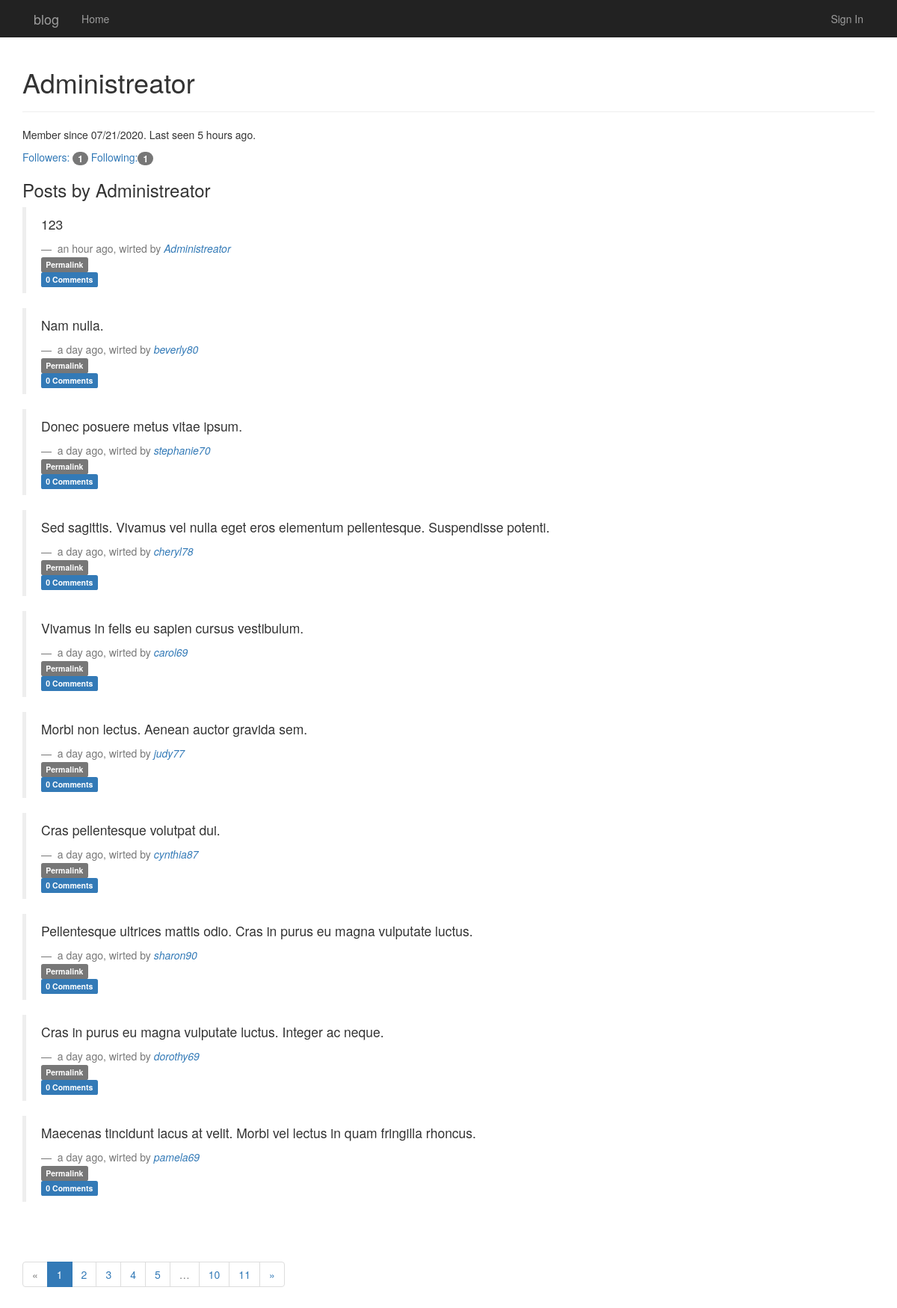
/user/Administreator, run on the app's committed database.
### app/models.py (models this page shows, shortened)
class User(UserMixin,db.Model):
    __tablename__='users'
    id = db.Column(db.Integer,primary_key=True)
    account = db.Column(db.String(64),unique=True)
    username = db.Column(db.String(64),unique=True,index=True)
    password_hash = db.Column(db.String(64))
    confirmed = db.Column(db.Boolean, default=True)
    role_id = db.Column(db.Integer,db.ForeignKey('roles.id'))
    posts = db.relationship('Post',backref='author',lazy='dynamic')
    followed = db.relationship('Follow',
                               foreign_keys=[Follow.follower_id],
                               backref=db.backref('follower',lazy='joined'),
                               lazy='dynamic',
                               cascade='all,delete-orphan')
    followers = db.relationship('Follow',
                               foreign_keys=[Follow.followed_id],
                               backref=db.backref('followed',lazy='joined'),
                               lazy='dynamic',
                               cascade='all,delete-orphan')
    comments = db.relationship('Comment', backref='author', lazy='dynamic')
    location = db.Column(db.String(64))
    about_me = db.Column(db.Text())
    member_since = db.Column(db.DateTime(),default=datetime.utcnow)
    last_seen = db.Column(db.DateTime(),default=datetime.utcnow)
    @property
    def password(self):
        raise AttributeError('password is not a readable attribute')

class Post(db.Model):
    __tablename__='post'
    id = db.Column(db.Integer,primary_key=True)
    body = db.Column(db.Text)
    timestamp = db.Column(db.DateTime,index=True,default=datetime.utcnow)
    author_id = db.Column(db.Integer,db.ForeignKey('users.id'))
    body_html = db.Column(db.Text)
    comments = db.relationship('Comment', backref='post', lazy='dynamic')

### app/main/views.py (the view)
@main.route('/user/<username>')
def user(username):
    user = User.query.filter_by(username=username).first()
    if user is None:
        abort(404)
    page = request.args.get('page', 1, type=int)
    pagination = Post.query.order_by(Post.timestamp.desc()).paginate(
        page, per_page=current_app.config['FLASKY_POSTS_PER_PAGE'],
        error_out=False)
    posts = pagination.items
    return render_template('user.html',user=user,posts=posts
                           ,pagination=pagination)

### app/main/__init__.py (called while the page is built)
@main.app_context_processor
def inject_permissions():
    return dict(Permission=Permission)

### app/templates/user.html (shortened to what this page needs)
{% extends 'base.html' %}
{% import "_macros.html" as macors %}
{% block page_content %}
    <div class="page-header">
        <h1>{{ user.username }}</h1>
    </div>
    <p>
        Member since {{ moment(user.member_since).format('L') }}.
        Last seen {{ moment(user.last_seen).fromNow(refresh=True) }}.
    </p>
    <a href="{{ url_for('.followers',username=user.username) }}">
        Followers: <span class="badge">{{ user.followers.count() }}</span>
    </a>
    <a href="{{ url_for('.followed_by',username=user.username) }}">
        Following:<span class="badge">{{ user.followed.count() }}</span>
    </a>
    <h3>Posts by {{ user.username }}</h3>
    {% include '_post.html' %}
    <div class="pagination">
    {{ macors.pagination_widget(pagination,'.index' )}}
    </div>
{% endblock %}

### app/templates/base.html (shortened to what this page needs)
{% extends "bootstrap/base.html" %}
{% block head %}
    {{ super() }}
{% endblock %}
{% block navbar %}
    <div class="navbaar navbar-inverse" role="navigation">
        <div class="container">
            <div class="navbar-header">
                <a class="navbar-brand" href="/"> blog</a>
            </div>
            <div class="navbar-collapse collapse">
                <ul class="nav navbar-nav">
                    <li><a href="/">Home</a> </li>
                </ul>
                <ul class="nav navbar-nav navbar-right">
                    {% if current_user.is_authenticated %}
                        {% if current_user.is_active %}
                            {% if current_user.can(Permission.MODERATE_COMMENTS) %}
                                <li><a href="{{ url_for('main.moderate') }}">Moderate Comments</a> </li>
                            {% endif %}
                        {% endif %}
                        <li class="dropdown">
                        <a href="#" class="dropdown-toggle" data-toggle="dropdown">Account
                            <b class="caret"></b> </a>
                        <ul class="dropdown-menu">
                            <li><a href="{{ url_for('auth.change_password') }}">Change Password</a></li>
                            <li><a href="{{ url_for('auth.change_username') }}">Change Username</a> </li>
                            <li><a href="{{ url_for('auth.logout') }}">Sign Out</a></li>
                        </ul>
                        </li>
                    {% else %}
                    <li><a href="{{ url_for('auth.login') }}">Sign In</a></li>
                    {% endif %}
                </ul>
            </div>
        </div>
    </div>
{% endblock %}
{% block content %}
    <div class="container">
        {% block page_content %}{% endblock %}
    </div>
{% endblock %}

### app/templates/_macros.html
{% macro pagination_widget(pagination, endpoint) %}
<ul class="pagination">
    <li {% if not pagination.has_preb %} class="disabled"{% endif %}>
        <a href="{% if pagination.has_prev %}{{ url_for(endpoint,
            page = pagination.page - 1,**kwargs)}}
           {% else %}#{% endif %}">
            &laquo;
        </a>
    </li>
    {% for p in pagination.iter_pages() %}
        {% if p %}
            {% if p == pagination.page %}
            <li class="active">
                <a href="{{ url_for(endpoint,page=p,**kwargs)}}">{{ p }}</a>
            </li>
            {% else %}
            <li>
                <a href="{{ url_for(endpoint,page=p,**kwargs)}}">{{ p }}</a>
            </li>
            {% endif %}
        {% else %}
        <li class="disabled"><a href="#">&hellip;</a></li>
        {% endif %}
    {% endfor %}
    <li {% if not pagination.has_next %} class="disabled" {% endif %}>
        <a href="{% if pagination.has_next %}
            {{ url_for(endpoint,page=pagination.page + 1,**kwargs) }}{% else %}#{% endif %}">
            &raquo;
        </a>
    </li>
</ul>
{% endmacro %}

### app/templates/_post.html (shortened to what this page needs)
<div class="posts">
    <table class="table table-striped">
    {% for post in posts %}
        <tr>
            <blockquote>
                {% if post.body_html %}
                    {{ post.body_html | safe }}
                {% else %}
                    <p >{{ post.body }}</p>
                {% endif %}
              <footer> {{ moment(post.timestamp).fromNow() }}, wirted by
                  <cite title="Source Title" >
                      <a href="{{ url_for('.user',username=post.author.username)}}">{{ post.author.username }}</a>
                  </cite>
                  <div class="cm-positive">
                      <a href="{{ url_for('.post',id=post.id) }}">
                          <span class="label label-default">Permalink</span>
                      </a>
                  </div>
                  <div class="cm-positive">
                      <a href="{{ url_for('.post', id=post.id) }}#comments">
                          <span class="label label-primary">{{ post.comments.count() }} Comments</span>
                      </a>
                  </div>
              </footer>
            </blockquote>
        </tr>
    {% endfor %}
    </table>
</div>

### data on the page
User: username "Administreator", member_since "07/21/2020", last_seen "5 hours ago"
Post: body_html "123", timestamp "an hour ago", author.username "Administreator", comments.count "0"
Post: body_html "Nam nulla.", timestamp "a day ago", author.username "beverly80", comments.count "0"
Post: body_html "Donec posuere metus vitae ipsum.", timestamp "a day ago", author.username "stephanie70", comments.count "0"
Post: body_html "Sed sagittis. Vivamus vel nulla eget eros elementum pellentesque. Suspendisse potenti.", timestamp "a day ago", author.username "cheryl78", comments.count "0"
Post: body_html "Vivamus in felis eu sapien cursus vestibulum.", timestamp "a day ago", author.username "carol69", comments.count "0"
Post: body_html "Morbi non lectus. Aenean auctor gravida sem.", timestamp "a day ago", author.username "judy77", comments.count "0"
Post: body_html "Cras pellentesque volutpat dui.", timestamp "a day ago", author.username "cynthia87", comments.count "0"
Post: body_html "Pellentesque ultrices mattis odio. Cras in purus eu magna vulputate luctus.", timestamp "a day ago", author.username "sharon90", comments.count "0"
Post: body_html "Cras in purus eu magna vulputate luctus. Integer ac neque.", timestamp "a day ago", author.username "dorothy69", comments.count "0"
Post: body_html "Maecenas tincidunt lacus at velit. Morbi vel lectus in quam fringilla rhoncus.", timestamp "a day ago", author.username "pamela69", comments.count "0"

### other printed values
{{ user.followers.count() }} "1"
{{ user.followed.count() }} "1"
{{ p }} "1"
{{ p }} "2" "3" "4" "5" "10" "11"
